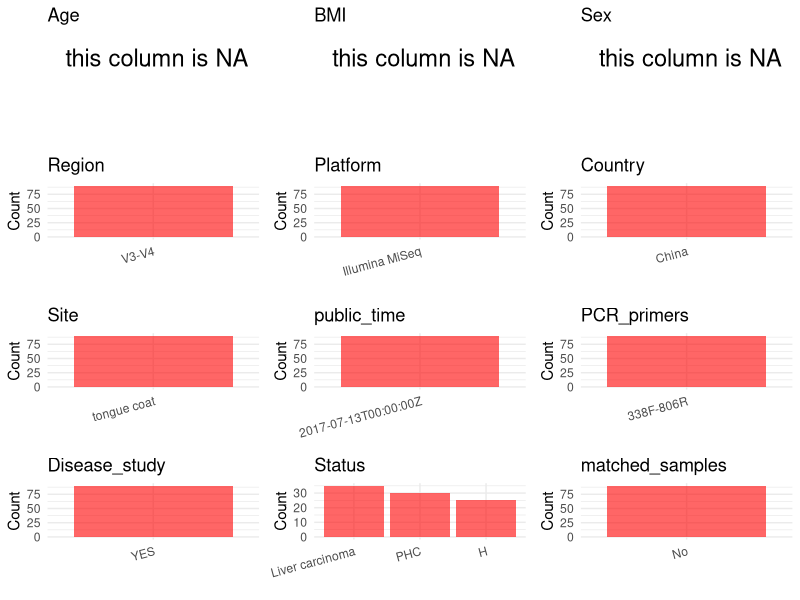
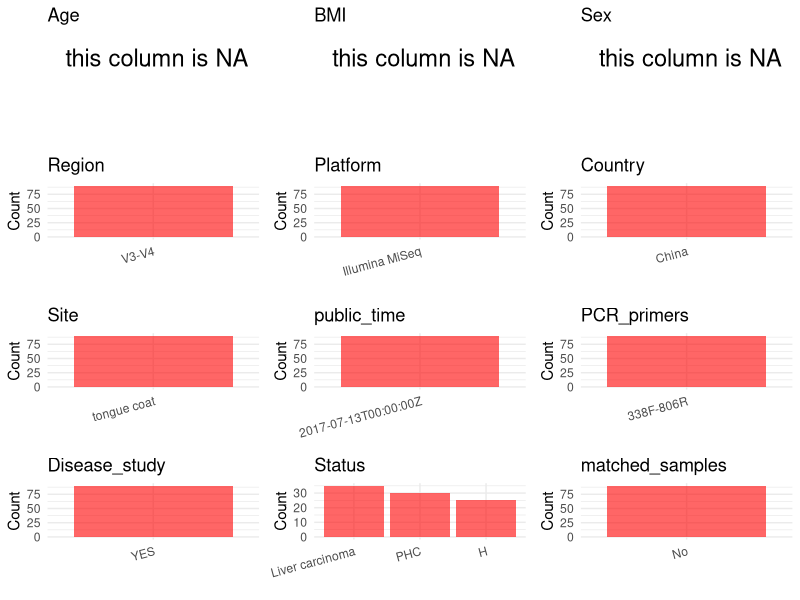

Source code (R) for these figures, in order: (Note: this script raises an error after producing the figures.)
## ---- chunk 1
# Load necessary libraries
library(dplyr)
library(ggplot2)
library(cowplot)

# Set working directory (update this path to your local directory)
setwd("/home/hby/oral_project/PRJEB12503")

# Read the initial metadata files
initial_meta <- read.csv("SraRunTable.csv", header = T)

# Display the first few rows of the metadata
head(initial_meta)
## ---- chunk 2
# Create a uniform metadata dataframe
metadata <- data.frame(
  BioProject = initial_meta$BioProject,
  Run = initial_meta$Run,
  sample_name = initial_meta$sample_name,
  Platform = initial_meta$Instrument,
  Country = initial_meta$geo_loc_name_country,
  Site = initial_meta$environment_material,
  public_time = initial_meta$ReleaseDate,
  Status = initial_meta$status,
  stringsAsFactors = FALSE,
  Sex = NA,
  Age = NA,
  BMI = NA
)
## ---- chunk 3
# Add information obtained from the publication
metadata$Region <- "V3-V4"
metadata$PCR_primers <- "338F-806R"
metadata$matched_samples <- "No"
metadata$title <- "Deep sequencing reveals microbiota dysbiosis of tongue coat in patients with liver carcinoma/Tongue coating microbiome data distinguish patients with pancreatic head cancer from healthy controls"
metadata$Disease_study <- "YES"
## ---- chunk 4
# Check the number of unique runs and sample names
print(paste("Number of unique runs:", length(unique(metadata$Run))))
print(paste("Number of unique sample names:", length(unique(metadata$sample_name))))
## ---- chunk 5
# Select columns for visualization
plot_data <- metadata %>%
  select(-BioProject, -Run, -sample_name, -title)

# Function to create simple plots for each column
create_simple_plots <- function(data) {
  plots <- list()

  for (col in colnames(data)) {
    # Check if the column is all NA
    if (all(is.na(data[[col]]))) {
      # Create an empty plot with text indicating all NA
      p <- ggplot() +
        annotate("text", x = 0.5, y = 0.5, label = "this column is NA", size = 6) +
        labs(title = col) +
        theme_void()
    } else if (is.numeric(data[[col]])) {
      # Numeric variable: histogram
      p <- ggplot(data, aes(x = .data[[col]])) +
        geom_histogram(fill = "blue", alpha = 0.6, bins = 20, na.rm = TRUE) +
        labs(title = col) +
        theme_minimal()
    } else {
      # Categorical variable: bar plot (remove NA values)
      count_data <- as.data.frame(table(data[[col]], useNA = "ifany"))
      p <- ggplot(count_data, aes(x = reorder(Var1, -Freq), y = Freq)) +
        geom_col(fill = "red", alpha = 0.6) +
        labs(title = col, x = NULL, y = "Count") +
        theme_minimal() +
        theme(axis.text.x = element_text(angle = 15, hjust = 1))
    }
    plots[[col]] <- p
  }

  return(plots)
}

# Generate and arrange plots
plots <- create_simple_plots(plot_data)
p <- plot_grid(plots$Age,
  plots$BMI,
  plots$Sex,
  plots$Region,
  plots$Platform,
  plots$Country,
  plots$Site,
  plots$public_time,
  plots$PCR_primers,
  plots$Disease_study,
  plots$Status,
  plots$matched_samples, # add
  ncol = 3, align = "hv", axis = "lb"
)
p
ggsave("Metadata_Summary.png", plot = p, width = 8, height = 6, dpi = 150)
## ---- chunk 6
knitr::include_graphics("Metadata_Summary.png")
## ---- chunk 7
# Reorder columns to match the desired format
metadata <- metadata[, c(
  "BioProject", "Run", "sample_name", "Age", "BMI", "Sex",
  "Region", "Platform", "Country", "Site", "public_time",
  "PCR_primers", "title", "Disease_study", "Status", "matched_samples"
)]

# Export the uniform metadata to a CSV file
write.csv(metadata, file = "metadata.csv", quote = FALSE)
head(metadata)
